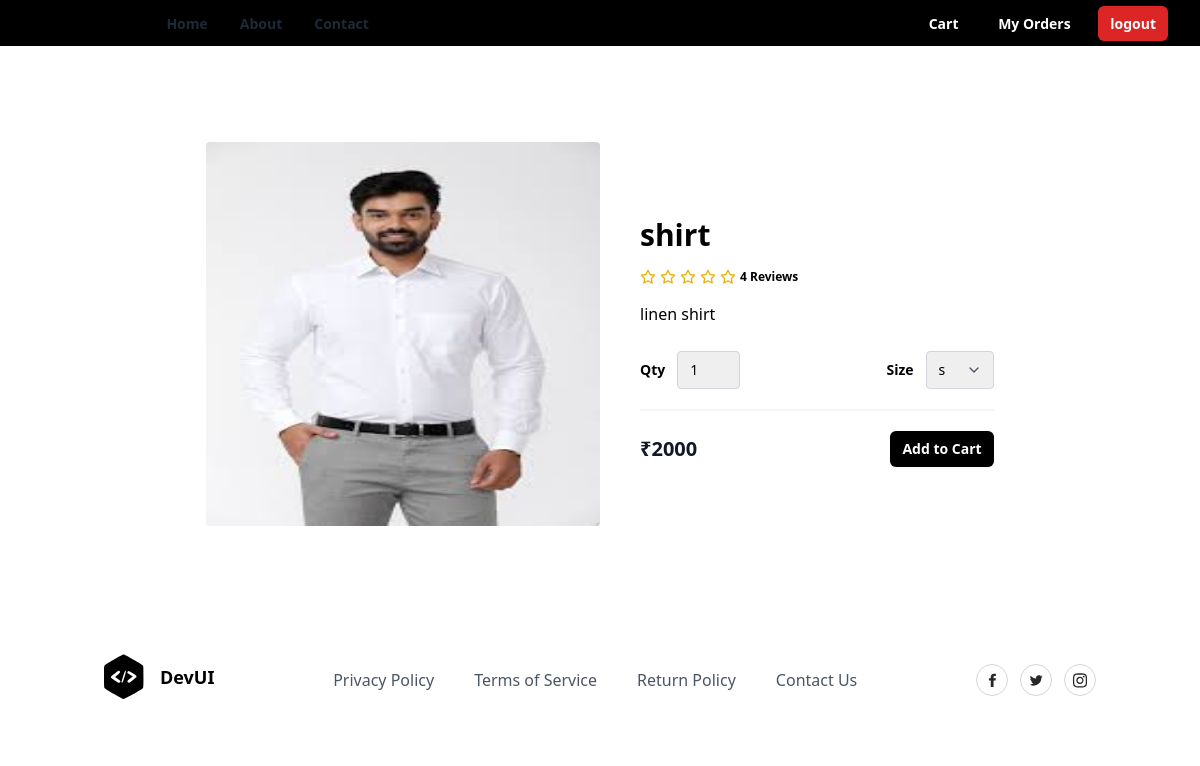
Screenshot of /products/2/ with the database file from the repository.
### store/models.py (models this page shows, shortened)
class Product(models.Model):
    title = models.CharField(max_length=200)
    description = models.TextField(null=True, blank=True)
    size_object = models.ManyToManyField(Size)
    category_object = models.ForeignKey(Category, on_delete=models.CASCADE)
    brand_object = models.ForeignKey(Brand, on_delete=models.CASCADE)
    image = models.ImageField(upload_to='product_images', null=True, blank=True, default='product_images/default.jpg')
    price = models.PositiveIntegerField()
    tag_object=models.ManyToManyField(Tag)
    created_date = models.DateTimeField(auto_now_add=True)
    updated_date = models.DateTimeField(auto_now=True)
    is_active = models.BooleanField(default=True)

### store/views.py (the view)
# urls.py: path('products/<int:pk>/',views.ProductDetailView.as_view(),name="product-detail"),
class ProductDetailView(View):
    def get(self,request,*args,**kwargs):
        id=kwargs.get("pk")
        qs=Product.objects.get(id=id)
        return render(request,"product_detail.html",{"data":qs})

### store/templates/product_detail.html (shortened to what this page needs)
{%extends 'base.html'%}
{%block main_block%}
<section class="overflow-hidden">
    <form action="{%url 'add-cart' data.id%}" method="post">
     <div class="mx-auto max-w-5xl px-5 py-24">
        <div class="mx-auto flex flex-wrap items-center lg:w-4/5">
            <img alt="Nike Air Max 21A" class="h-64 w-full rounded object-fill lg:h-96 lg:w-1/2"
                src="{{data.image.url}}" />
            <div class="mt-6 w-full lg:mt-0 lg:w-1/2 lg:pl-10">
                <h1 class="my-4 text-3xl font-semibold text-black"> {{data.title}}</h1>
                <div class="my-4 flex items-center">
                    <span class="flex items-center space-x-1">
                        <span class="ml-3 inline-block text-xs font-semibold">
                            4 Reviews
                        </span>
                    </span>
                </div>
                <p class="leading-relaxed">
                    {{data.description}}
                </p>
                <div class="mb-5 mt-6 flex items-center border-b-2 border-gray-100 pb-5">
                    <div class="flex items-center">
                        <span class="mr-3 text-sm font-semibold">Qty</span>
                        <select name="qty"
                            class="appearance-none rounded border border-gray-300 py-2 pl-3 pr-10 text-sm focus:border-black focus:outline-none focus:ring-2 focus:ring-black">
                            <option value="1">1</option>
                        </select>
                    </div>
                    <div class="ml-auto flex items-center">
                        <span class="mr-3 text-sm font-semibold">Size</span>
                        <div class="relative">
                            <select name="size"
                                class="appearance-none rounded border border-gray-300 py-2 pl-3 pr-10 text-sm focus:border-black focus:outline-none focus:ring-2 focus:ring-black">
                                {%for sob in data.size_object.all%}
                                <option value="{{sob.name}}">{{sob.name}}</option>
                                {%endfor%}
                            </select>
                            <span
                                class="pointer-events-none absolute right-0 top-0 flex h-full w-10 items-center justify-center text-center text-gray-600">
                            </span>
                        </div>
                    </div>
                </div>
                <div class="flex items-center justify-between">
                    <span class="title-font text-xl font-bold text-gray-900">
                        ₹{{data.price}}
                    </span>
                    <button type="submit"
                        class="rounded-md bg-black px-3 py-2 text-sm font-semibold text-white shadow-sm hover:bg-black/80 focus-visible:outline focus-visible:outline-2 focus-visible:outline-offset-2 focus-visible:outline-black">
                        Add to Cart
                    </button>
                </div>
            </div>
        </div>
    </div>
    </form>
</section>
{%endblock%}

### rows the page displays
Product: image (picture), title "shirt", description "linen shirt", price "2000"

### other values shown
form field size "s"
